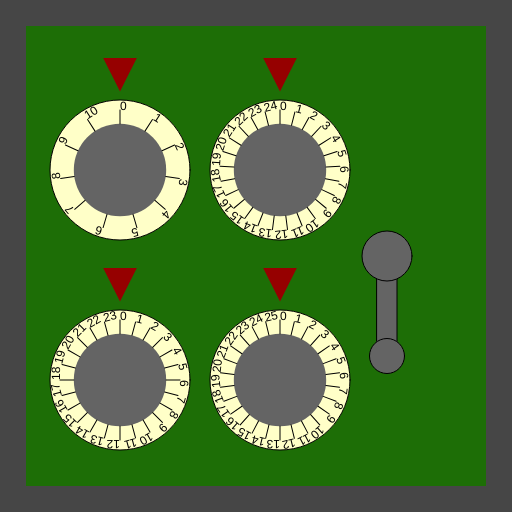
Frame 1 (no input)
Frame 60 (no input): identical to frame 1, image omitted
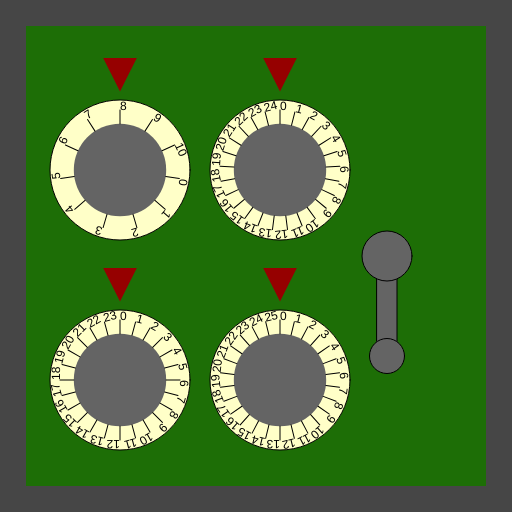
Frame 120 (the mouse pressed at the canvas centre since frame 60)

The p5.js sketch that drew these frames (run headless with seeded random() and noise() and a simulated clock; from frame 60 on, the mouse is pressed at the canvas centre):

// p5.js sketch
// ── sketch.js
/*

Officer: tchow004
CaseNum: 303-2-34619699-1906165

Case 303 - The Case of the Crooked Attorney
Stage 3 - The Gates Bank

I’ve made an appointment for you at the Gates Bank to retrieve your safe deposit box from the vault.
Actually you will break into Torvalds’ one.

Crack the safe by doing the following:

	When the mouse button is pressed:
	- Make secretVaultValue0 equal to the value of mouseX
	- Use the 'min' function to prevent secretVaultValue0 from going above 8

	When the mouse button is released:
	- Decrement secretVaultValue1 by 1
	- Use the 'max' function to prevent secretVaultValue1 from falling below 3

	Whilst the mouse is being dragged:
	- Make secretVaultValue2 equal to the value of mouseY
	- Use the 'min' function to prevent secretVaultValue2 from going above 19

	When any key is released:
	- Decrement secretVaultValue3 by 3
	- Use the 'max' function to prevent secretVaultValue3 from falling below 4

	Whilst the mouse is being dragged:
	- Make secretVaultValue4 equal to the value of mouseY
	- Use the 'max' function to prevent secretVaultValue4 from falling below 16



This time you'll need to create the relevant event handlers yourself.

There are many possible ways of investigating this case, but you
should use ONLY the following commands:

	- The assignment operator aka. the equals sign !
	- mouseX, mouseY
	- Incrementing +=
	- Decrementing -=
	- min, max
	- constrain

*/

//declare the variables

var secretVaultValue0;
var secretVaultValue1;
var secretVaultValue2;
var secretVaultValue3;
var secretVaultValue4;


function preload()
{
	//IMAGES WILL BE LOADED HERE

}

function setup()
{
	createCanvas(512,512);

	//initialise the variables
	secretVaultValue0 = 0;
	secretVaultValue1 = 0;
	secretVaultValue2 = 0;
	secretVaultValue3 = 0;
	secretVaultValue4 = 0;

}

///////////////////EVENT HANDLERS///////////////////

//Create event handlers here to open the safe ...

function mousePressed()
{
//   	When the mouse button is pressed:
//	- Make secretVaultValue0 equal to the value of mouseX
//	- Use the 'min' function to prevent secretVaultValue0 from going above 8 
    secretVaultValue0 = mouseX;
    secretVaultValue0 = min(secretVaultValue0,8);
}

function mouseReleased()
{
// When the mouse button is released:
//	- Decrement secretVaultValue1 by 1
//	- Use the 'max' function to prevent secretVaultValue1 from falling below 3
    secretVaultValue1 -= 1;
    secretVaultValue1 = max(secretVaultValue1,3);

}

function mouseDragged()
{
//    	Whilst the mouse is being dragged:
//	- Make secretVaultValue2 equal to the value of mouseY
//	- Use the 'min' function to prevent secretVaultValue2 from going above 19
    secretVaultValue2 = mouseY;
    secretVaultValue2 = min(secretVaultValue2, 19);
//	Whilst the mouse is being dragged:
//	- Make secretVaultValue4 equal to the value of mouseY
//	- Use the 'max' function to prevent secretVaultValue4 from falling below 16
    secretVaultValue4 = mouseY;
    secretVaultValue4 = max(secretVaultValue4, 16);
}

function keyReleased()
{
//    	When any key is released:
//	- Decrement secretVaultValue3 by 3
//	- Use the 'max' function to prevent secretVaultValue3 from falling below 4
    secretVaultValue3 -= 3;
    secretVaultValue3 = max(secretVaultValue3, 4);
}
///////////////DO NOT CHANGE CODE BELOW THIS POINT///////////////////

function draw()
{

	//Draw the safe door
	background(70);
	noStroke();
	fill(29,110,6);
	rect(26,26,width-52,width-52);

	//Draw the combination dials
	push();
	translate(120,170);
	drawDial(140,secretVaultValue0, 11);
	pop();

	push();
	translate(120,380);
	drawDial(140,secretVaultValue1, 24);
	pop();

	push();
	translate(280,170);
	drawDial(140,secretVaultValue2, 25);
	pop();

	push();
	translate(280,380);
	drawDial(140,secretVaultValue3, 26);
	pop();

	//Draw the lever
	push();
	translate(width - 125,256);
	drawLever(secretVaultValue4);
	pop();


}

function drawDial(diameter,num,maxNum)
{
	//the combination lock

	var r = diameter * 0.5;
	var p = r * 0.6;

	stroke(0);
	fill(255,255,200);
	ellipse(0,0,diameter,diameter);
	fill(100);
	noStroke();
	ellipse(0,0,diameter*0.66,diameter*0.66);
	fill(150,0,0);
	triangle(
		-p * 0.4,-r-p,
		p * 0.4,-r-p,
		0,-r-p/5
	);

	noStroke();

	push();
	var inc = 360/maxNum;

	rotate(radians(-num * inc));
	for(var i = 0; i < maxNum; i++)
	{
		push();
		rotate(radians(i * inc));
		stroke(0);
		line(0,-r*0.66,0,-(r-10));
		noStroke();
		fill(0);
		text(i,0,-(r-10));
		pop();
	}

	pop();
}

function drawLever(rot)
{
	push();
	rotate(radians(-rot))
	stroke(0);
	fill(100);
	rect(-10,0,20,100);
	ellipse(0,0,50,50);
	ellipse(0,100,35,35);
	pop();
}
